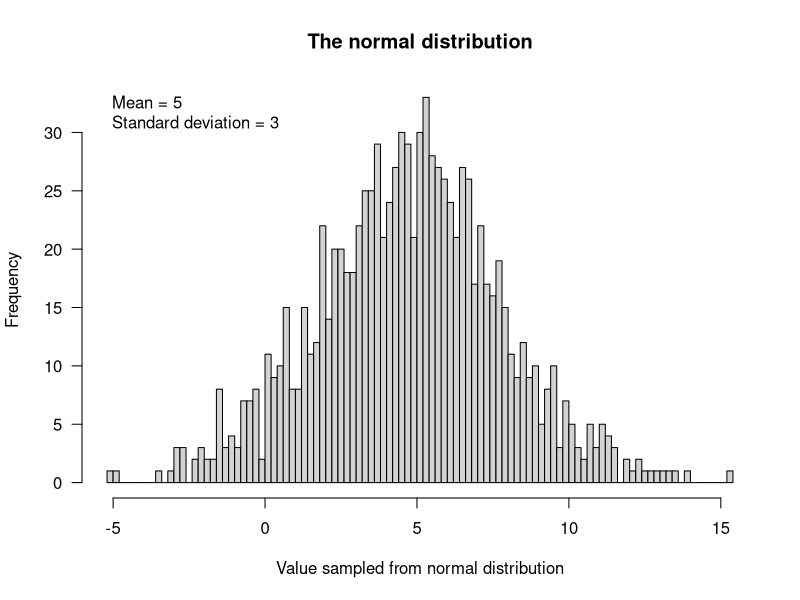
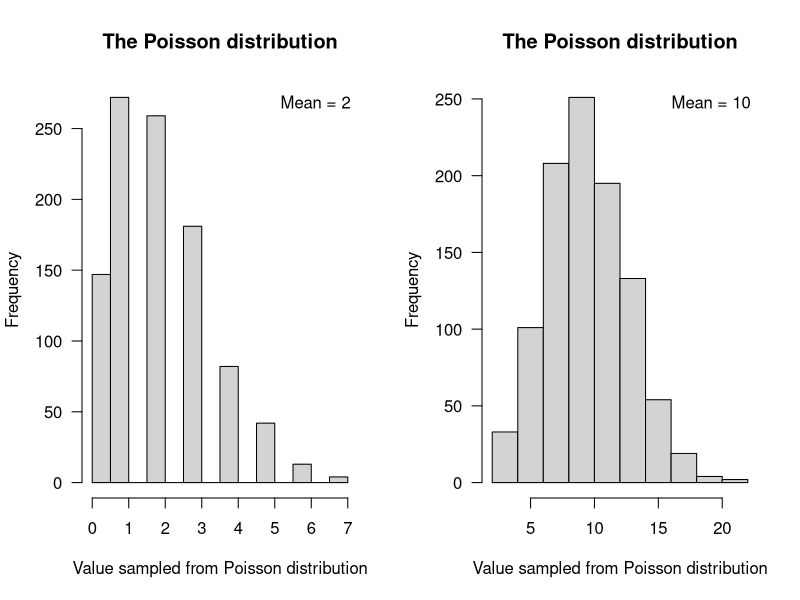
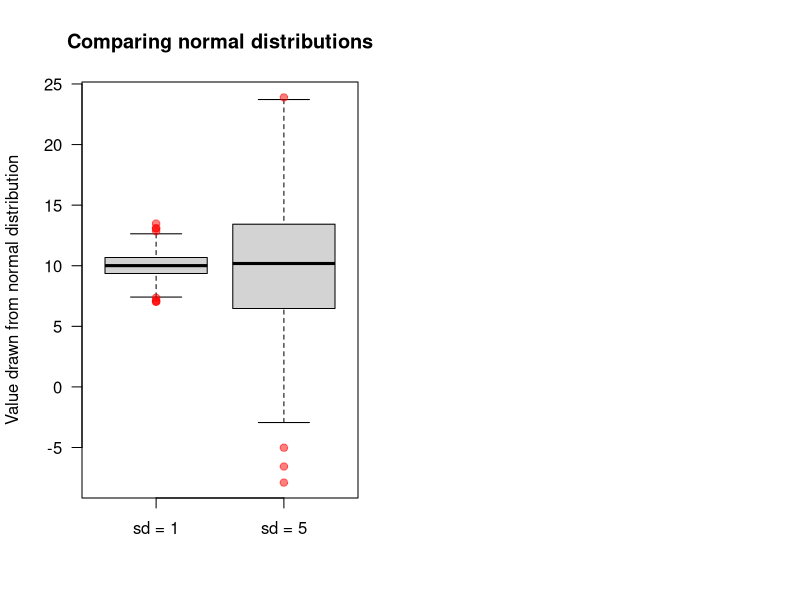

Generate these figures, in order, with R:
## ---- chunk 1
knitr::opts_chunk$set(echo = TRUE)
## ---- chunk 2
hist(rnorm(n=1000, mean=5, sd=3), 
     main="The normal distribution",
     xlab="Value sampled from normal distribution",
     las=1, breaks=100)
legend("topleft", legend=c("Mean = 5", "Standard deviation = 3"), bty="n")
## ---- chunk 3
par(mfrow=c(1,2))
hist(rpois(n=1000, lambda=2), 
     main="The Poisson distribution",
     xlab="Value sampled from Poisson distribution",
     las=1)
legend("topright", legend=c("Mean = 2"), bty="n")
hist(rpois(n=1000, lambda=10), 
     main="The Poisson distribution",
     xlab="Value sampled from Poisson distribution",
     las=1)
legend("topright", legend=c("Mean = 10"), bty="n")
## ---- chunk 4
boxplot(rnorm(n=1000, mean=10, sd=1), rnorm(n=1000, mean=10, sd=5), 
        names=c("sd = 1", "sd = 5"), 
        ylab="Value drawn from normal distribution",
        main="Comparing normal distributions", las=1,
        pch=19, outcol=rgb(1,0,0, 0.5))
